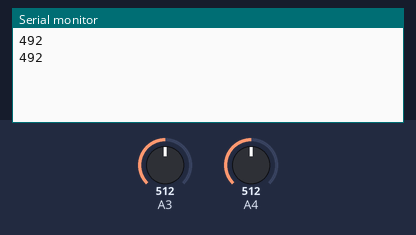
Simulated run of this sketch. Board: Arduino Uno, built with avr-gcc and run on an emulated ATmega328P. Shown: the last lines printed to the serial monitor. The inputs (shaded band) are chosen by the test bench; at power-on: A4 = 512, A3 = 512.

Above: at 2.8 s.
2.9 s: A4 set to 716
At 4.4 s:
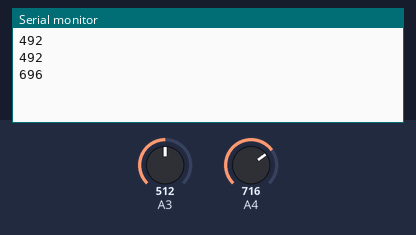
5.6 s: A4 set to 900
At 7.2 s:
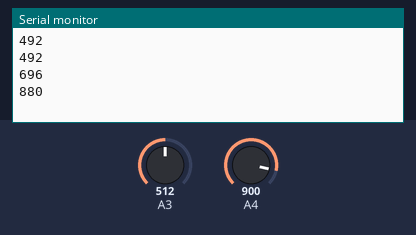
Timing chart, 0 to 8.7 s (numbered marks = the images above; inputs shaded):
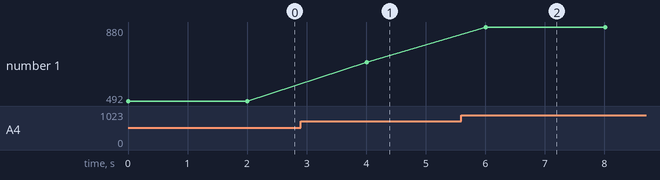

Measured:
- after the input at 2.9 s, the serial monitor: prints a new line after 1.1 s (image 1)
- after the input at 5.6 s, the serial monitor: prints a new line after 0.41 s (image 2)
- plotted number 1: 492 → 696 after the input at 2.9 s, 696 → 880 after the input at 5.6 s

The sketch:

weather_station_mini_project_beta_2.ino
```cpp
//Transmitter

#include <SoftwareSerial.h>

#define rxPin 10
#define txPin 13
SoftwareSerial mySerial =  SoftwareSerial(rxPin, txPin);

#define rxPin1 9
#define txPin1 12
SoftwareSerial mySerial1 =  SoftwareSerial(rxPin1, txPin1);


int light_sensor_val = 0;
int gas = 0;

void setup()
{
  pinMode(LED_BUILTIN, OUTPUT);

  pinMode(rxPin, INPUT);
  pinMode(txPin, OUTPUT);
  mySerial.begin(9600);

  pinMode(rxPin1, INPUT);
  pinMode(txPin1, OUTPUT);
  mySerial1.begin(9600);

  pinMode(A0,INPUT);
  pinMode(A2,INPUT);
  pinMode(A3,INPUT);
  pinMode(A4,INPUT);
  Serial.begin(9600);
}

void loop()
{

   light_sensor_val = analogRead(A3);
   light_sensor_val = map(light_sensor_val,1,700,0,255);
   //Serial.println(light_sensor_val);
   mySerial.write(light_sensor_val);
   gas = analogRead(A4);
   //Serial.println(gas);
   gas = map(gas, 20, 120, 0, 100);
   Serial.println(gas);
   mySerial1.write(gas);

  delay(2000);
}
```
